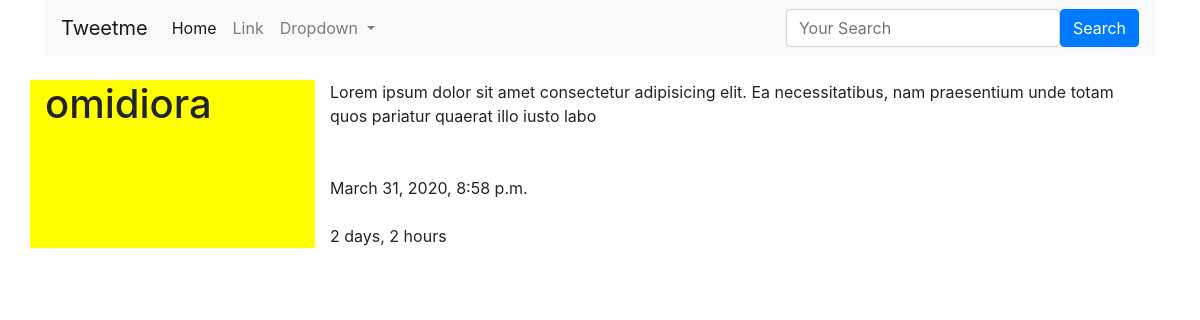
Screenshot of /tweet/2 with the database file from the repository.
### tweetme/models.py (models this page shows, shortened)
class Tweet(models.Model):
    user=models.ForeignKey(settings.AUTH_USER_MODEL,on_delete=models.CASCADE)
    content=models.CharField(max_length=140,validators=[validate_content])
    update=models.DateTimeField(auto_now_add=True)
    timestamp=models.DateTimeField(auto_now_add=True)

### tweetme/views.py (the view)
# urls.py: path('tweet/<int:pk>',views.TweetDetailView.as_view(),name='detail'),
class TweetDetailView(DetailView):
    queryset=Tweet.objects.all()

### tweetme/templates/tweetme/tweet_detail.html
{% extends 'base.html' %}
{% block content %}
<br>
<div class="row">
    <div class="col-sm-3" style="background-color: yellow;"><h1>{{object.user}}</h1></div>
    <div class="col-sm-9 col-xs-12">
{{object.content}}<br>
<br>
<br>
{{object.timestamp}}<br><br>
     {{object.timestamp|timesince}}
</div>
</div>
{%  endblock content %}

### rows the page displays
Tweet: user "omidiora", content "Lorem ipsum dolor sit amet consectetur adipisicing elit. Ea necessitatibus, nam praesentium unde totam quos pariatur quaerat illo iusto labo", timestamp "March 31, 2020, 8:58 p.m.", timestamp "2 days, 2 hours"
